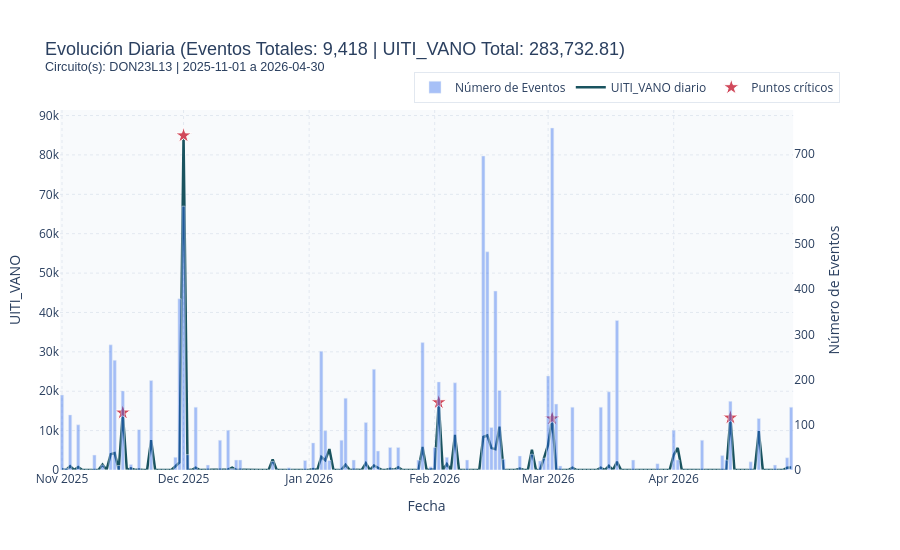

Here is the notebook cell this chart was saved with:
### Code cell
fig_critical = plot_interactive_critical_points(
    daily_df,
    critical_points,
    selected_circuitos=selected_circuitos_effective,
    start_date=start_effective,
    end_date=end_effective,
)
fig_critical.show()
site_critical_points_path = export_plotly_figure_html(fig_critical, "base_critical_points.html")
print(f"Puntos críticos web actualizados: {site_critical_points_path.name}")

### Figure 1 — Plotly figure (JSON) as saved in the notebook; plotly's stock layout.template omitted (floating-point values rounded to 4 significant figures; data arrays with more than 128 entries replaced by an {"elided": "..."} marker saying what was removed)
{"data": [{"hovertemplate": "Fecha: %{x|%Y-%m-%d}<br>Eventos: %{y}<extra></extra>", "marker": {"color": "rgba(37, 99, 235, 0.4)"}, "name": "Número de Eventos", "type": "bar", "x": {"elided": "181 str values"}, "xaxis": "x", "y": {"elided": "181 int values"}, "yaxis": "y2"}, {"hovertemplate": "Fecha: %{x|%Y-%m-%d}<br>UITI_VANO: %{y:.2f}<extra></extra>", "line": {"color": "#19535F", "width": 2.5}, "mode": "lines", "name": "UITI_VANO diario", "type": "scatter", "x": {"elided": "181 str values"}, "xaxis": "x", "y": {"elided": "181 float values"}, "yaxis": "y"}, {"hovertemplate": "<b>Punto Crítico</b><br>Fecha: %{x|%Y-%m-%d}<br>UITI_VANO: %{y:.2f}<extra></extra>", "marker": {"color": "#D1495B", "line": {"color": "white", "width": 1}, "size": 12, "symbol": "star"}, "mode": "markers", "name": "Puntos críticos", "type": "scatter", "x": ["2025-11-16T00:00:00.000000", "2025-12-01T00:00:00.000000", "2026-02-02T00:00:00.000000", "2026-03-02T00:00:00.000000", "2026-04-15T00:00:00.000000"], "xaxis": "x", "y": [14560.0, 84930.0, 17180.0, 13070.0, 13290.0], "yaxis": "y"}], "layout": {"height": 550, "hovermode": "x unified", "legend": {"bgcolor": "rgba(255, 255, 255, 0.95)", "bordercolor": "#e2e8f0", "borderwidth": 1, "orientation": "h", "x": 1, "xanchor": "right", "y": 1.02, "yanchor": "bottom"}, "margin": {"b": 80, "l": 60, "r": 60, "t": 110}, "paper_bgcolor": "#ffffff", "plot_bgcolor": "#f8fafc", "title": {"font": {"family": "Arial, sans-serif", "size": 18}, "text": "Evolución Diaria (Eventos Totales: 9,418 | UITI_VANO Total: 283,732.81)<br><sup>Circuito(s): DON23L13 | 2025-11-01 a 2026-04-30</sup>"}, "xaxis": {"anchor": "y", "domain": [0, 0.94], "gridcolor": "#e2e8f0", "griddash": "dot", "showgrid": true, "title": {"text": "Fecha"}}, "yaxis": {"anchor": "x", "domain": [0, 1], "gridcolor": "#e2e8f0", "griddash": "dot", "rangemode": "tozero", "showgrid": true, "title": {"text": "UITI_VANO"}}, "yaxis2": {"anchor": "x", "overlaying": "y", "rangemode": "tozero", "showgrid": false, "side": "right", "title": {"text": "Número de Eventos"}}}}
